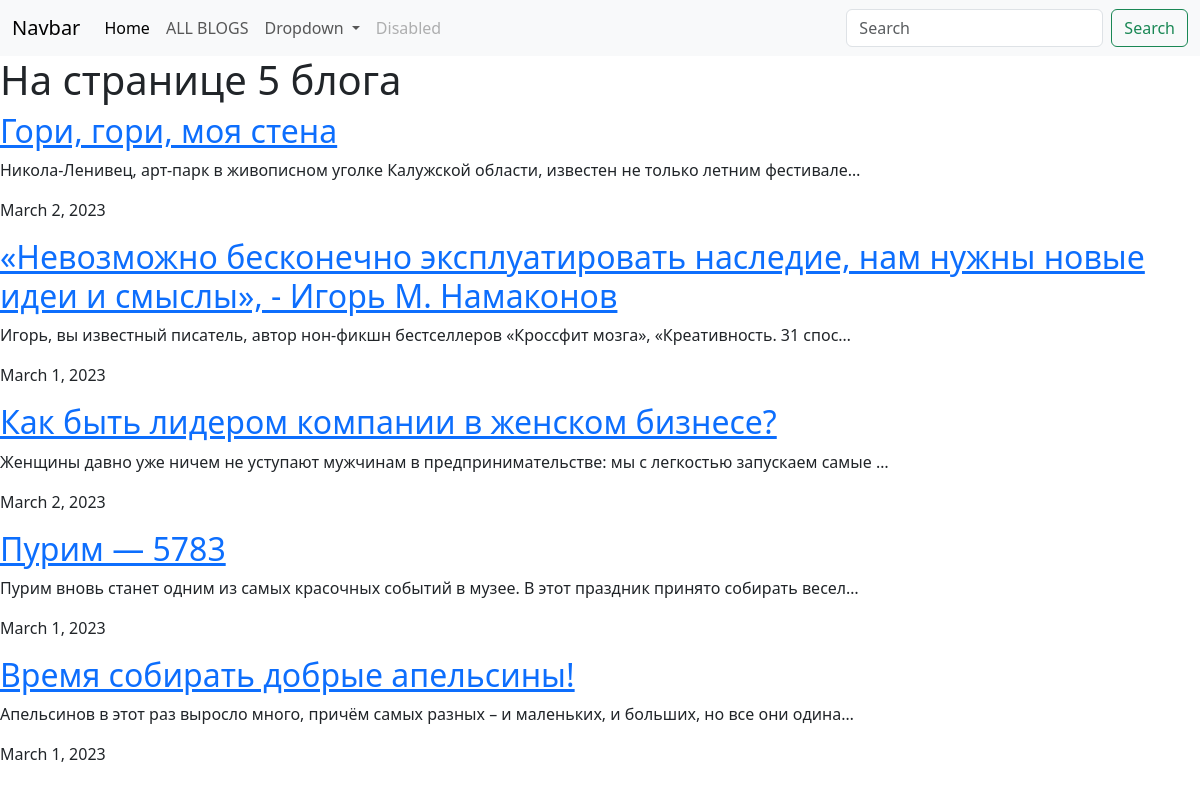
Screenshot of /blog/ with the database file from the repository.
### blog/models.py (models this page shows, shortened)
class Blog(models.Model):
    title=models.CharField(max_length=200,verbose_name='Название блога')
    description=models.TextField(verbose_name="Текст блога")
    date=models.DateField(verbose_name='Дата публикации')

### blog/views.py (the view)
# urls.py: path('',all_blogs,name='all_blogs'),
def all_blogs(request):
    blogs=Blog.objects.all()
    return render(request,'blogs/all_blogs.html',{'blogs':blogs})

### blog/templates/blogs/all_blogs.html
{% extends 'portfolio/base.html' %}
{% block content %}
<h1>На странице {{ blogs.count }} блога</h1>
{% for blog in blogs %}
<a href="{% url 'blog:show_blog' blog.id %}"><h2>{{ blog.title }}</h2></a>
    <p>{{ blog.description| truncatechars:100 }}</p>
    <p>{{ blog.date}}</p>
{% endfor %}
{% endblock content %}

### rows the page displays
Blog: title "Гори, гори, моя стена", description "Никола-Ленивец, арт-парк в живописном уголке Калужской области, известен не только летним фестивале…", date "March 2, 2023"
Blog: title "«Невозможно бесконечно эксплуатировать наследие, нам нужны новые идеи и смыслы», - Игорь М. Намаконов", description "Игорь, вы известный писатель, автор нон-фикшн бестселлеров «Кроссфит мозга», «Креативность. 31 спос…", date "March 1, 2023"
Blog: title "Как быть лидером компании в женском бизнесе?", description "Женщины давно уже ничем не уступают мужчинам в предпринимательстве: мы с легкостью запускаем самые …", date "March 2, 2023"
Blog: title "Пурим — 5783", description "Пурим вновь станет одним из самых красочных событий в музее. В этот праздник принято собирать весел…", date "March 1, 2023"
Blog: title "Время собирать добрые апельсины!", description "Апельсинов в этот раз выросло много, причём самых разных – и маленьких, и больших, но все они одина…", date "March 1, 2023"

### other values shown
{{ blogs.count }} "5"
